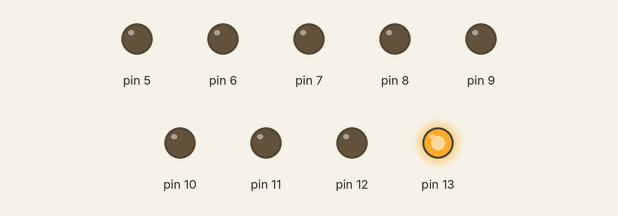
A sketch run on a simulated Arduino Uno, built with avr-gcc and run on an emulated ATmega328P. Parts: output pins drawn as LEDs (lit = HIGH).

Above: at 0.02 s.
At 2.05 s:
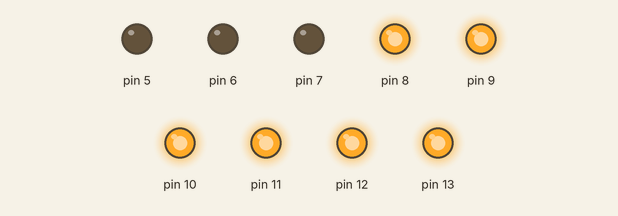
At 2.45 s:
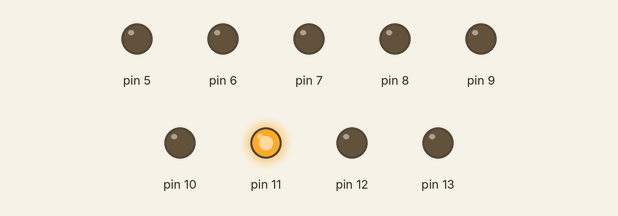
At 3.5 s:
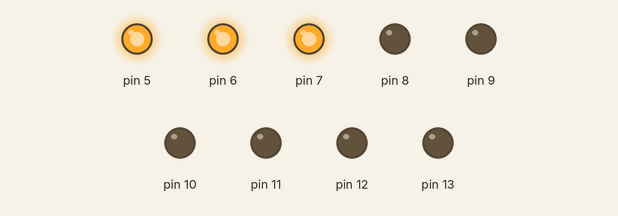
At 5.95 s:
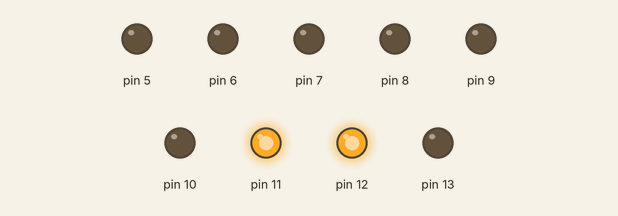
At 8.15 s:
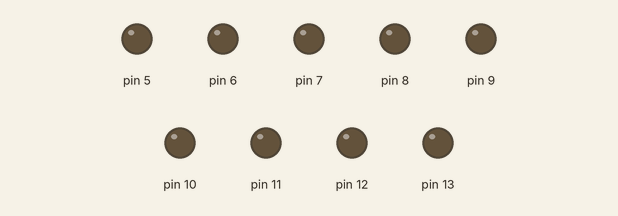
Timing chart, 0 to 8.4 s (numbered marks = the images above):
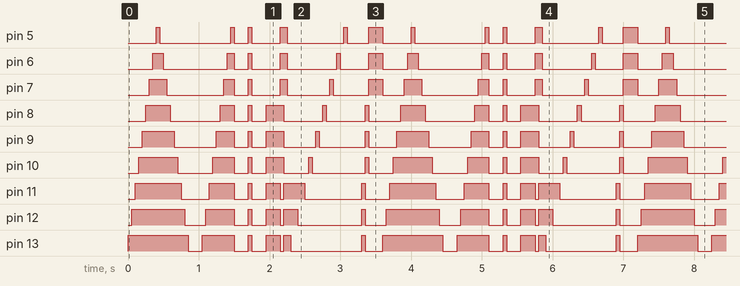

The sketch:

ledcube.ino
```cpp
void setup() {
  // put your setup code here, to run once:
  pinMode(13,OUTPUT);
  pinMode(12,OUTPUT);
  pinMode(11,OUTPUT);
  pinMode(10,OUTPUT);
  pinMode(9,OUTPUT);
  pinMode(8,OUTPUT);
  pinMode(7,OUTPUT);
  pinMode(6,OUTPUT);
  pinMode(5,OUTPUT);
}

void loop() {
  // put your main code here, to run repeatedly:
  //ALTHOUGH LOOKING AT THE LD CUBE IT MAY SEEM A DAUNTING TASK TO CODE BUT THE CODE IS VERY SIMPLE
  //I HAVE JUST SWITCHED ON AND OFF THE PINS AT DIFFERENT PATTERNS AND WE GRT THIS BRILLIANT PATTERNS
  //IT IS ALSO THAT THE DELAY TIME I HAVE USED IS 50 MILISEC WHICH IN A WAY IS CONTRIBUTING TO THE PATTER DUE TO THE PHENOMENON OF PERSISTENCE OF VISION
  //THE REAL HARD WORK WAS ON SOLDERING THE LEDS TOGETHER
  //3*3*3 LED CUBE IS EASY
  //8*8*8 REQUIRES A LOT MORE EFFORT AND THERE U GET TO USE A LOT OF TOOLS LIKE:
  //1.MULTIPLEXER
  //2.512 LEDS
  //3.NPN TRANSISTORS
  //4.RESISTORS
  //5.SMPS
  //6.PERFORATED BOARDS
  //PATTERN 1
 digitalWrite(13,HIGH);
 delay(50);
 digitalWrite(12,HIGH);
 delay(50);
 digitalWrite(11,HIGH);
 delay(50);
 digitalWrite(10,HIGH);
 delay(50);
 digitalWrite(9,HIGH);
 delay(50);
 digitalWrite(8,HIGH);
 delay(50);
 digitalWrite(7,HIGH);
 delay(50);
 digitalWrite(6,HIGH);
 delay(50);
 digitalWrite(5,HIGH);
 delay(50);
digitalWrite(5,0);
 delay(50);
 digitalWrite(6,0);
 delay(50);
 digitalWrite(7,0);
 delay(50);
 digitalWrite(8,0);
 delay(50);
 digitalWrite(9,0);
 delay(50);
 digitalWrite(10,0);
 delay(50);
 digitalWrite(11,0);
 delay(50);
 digitalWrite(12,0);
 delay(50);
 digitalWrite(13,0);
 delay(200);
 //pattern2
 digitalWrite(13,HIGH);
delay(50);
digitalWrite(12,HIGH);
delay(50);
digitalWrite(11,HIGH);
delay(50);
digitalWrite(10,HIGH);
delay(50);
digitalWrite(9,HIGH);
delay(50);
digitalWrite(8,HIGH);
delay(50);
digitalWrite(7,HIGH);
delay(50);
digitalWrite(6,HIGH);
delay(50);
digitalWrite(5,HIGH);
delay(50);
digitalWrite(13,0);
digitalWrite(12,0);
digitalWrite(11,0);
digitalWrite(10,0);
digitalWrite(9,0);
digitalWrite(8,0);
digitalWrite(7,0);
digitalWrite(6,0);
digitalWrite(5,0);
delay(200);
//PATTERN3
 digitalWrite(13,HIGH);
//delay(100);
digitalWrite(12,HIGH);
//delay(100);
digitalWrite(11,HIGH);
//delay(100);
digitalWrite(10,HIGH);
//delay(100);
digitalWrite(9,HIGH);
//delay(100);
digitalWrite(8,HIGH);
//delay(100);
digitalWrite(7,HIGH);
//delay(100);
digitalWrite(6,HIGH);
//delay(100);
digitalWrite(5,HIGH);
delay(50);
digitalWrite(13,0);
digitalWrite(12,0);
digitalWrite(11,0);
digitalWrite(10,0);
digitalWrite(9,0);
digitalWrite(8,0);
digitalWrite(7,0);
digitalWrite(6,0);
digitalWrite(5,0);
delay(200);
//pattern4
 digitalWrite(13,HIGH);
//delay(100);
digitalWrite(12,HIGH);
//delay(100);
digitalWrite(11,HIGH);
digitalWrite(10,HIGH);
//delay(100);
digitalWrite(9,HIGH);
//delay(100);
digitalWrite(8,HIGH);
//delay(100);
delay(200);
digitalWrite(13,0);
digitalWrite(12,0);
digitalWrite(11,0);
 digitalWrite(7,HIGH);
//delay(100);
digitalWrite(6,HIGH);
//delay(100);
digitalWrite(5,HIGH);

//delay(100);
delay(50);
digitalWrite(10,0);
digitalWrite(9,0);
digitalWrite(8,0);
 digitalWrite(13,HIGH);
//delay(100);
digitalWrite(12,HIGH);
//delay(100);
digitalWrite(11,HIGH);
delay(50);
digitalWrite(7,0);
digitalWrite(6,0);
digitalWrite(5,0);
//pattern5
digitalWrite(13,HIGH);
delay(50);
 digitalWrite(13,LOW);
delay(50);
 digitalWrite(12,HIGH);
delay(50);
 digitalWrite(12,LOW);
delay(50);
 digitalWrite(11,HIGH);
delay(50);
 digitalWrite(11,LOW);
delay(50);
 digitalWrite(10,HIGH);
delay(50);
 digitalWrite(10,LOW);
delay(50);
 digitalWrite(9,HIGH);
delay(50);
 digitalWrite(9,LOW);
delay(50);
 digitalWrite(8,HIGH);
delay(50);
 digitalWrite(8,LOW);
delay(50);
digitalWrite(7,HIGH);
delay(50);
 digitalWrite(7,LOW);
delay(50);digitalWrite(6,HIGH);
delay(50);
 digitalWrite(6,LOW);
delay(50);digitalWrite(5,HIGH);
delay(50);
 digitalWrite(5 ,LOW);
delay(200);
//pattern6
  digitalWrite(13,HIGH);
//delay(100);
digitalWrite(12,HIGH);
//delay(100);
digitalWrite(11,HIGH);
delay(50);
digitalWrite(13,0);
digitalWrite(12,0);
digitalWrite(11,0);
 digitalWrite(9,HIGH);
//delay(100);
digitalWrite(8,HIGH);
//delay(100);
digitalWrite(10,HIGH);
delay(50);
digitalWrite(9,0);
digitalWrite(8,0);
digitalWrite(10,0);

 digitalWrite(7,HIGH);
//delay(100);
digitalWrite(6,HIGH);
//delay(100);
digitalWrite(5,HIGH);
delay(200);
digitalWrite(7,0);
digitalWrite(6,0);
digitalWrite(5,0);
}
//ABOUT MY LED CUBE:
//1.HAVEN'T USED ANY RESISTORS..SUD HAVE USED BUT DIDNT DO IT.
//2.I HAVE USED CLEAR LEDS...TO MAKE IT MORE PERFECT SHOULD HAVE USED DIFFUES LEDS
//3.SINCE IT WAS MY FIRST SHOT AT DOING THINGS PRACTICALLY THE SOLDERING DONE BY ME AND ZIKO ISNT PERFECT

//CONDITION OF CUBE AT THE LAST WORKING TIME:
//1.THE CUBE WAS WORKING PERFECTLY..
//2.THERE WERE A FEW FUSED LEDS...NOTHING TO DO ABOUT THEM CANT BE REPLACED AFTER THE CUBE IS ALREADY MADE..THATS THE DOWNSIDE OF THIS TYPE OF LED CUBES
//3.THE SOLDERING CAME OFF IN TWO JOINTS
//4.THE SOLDERING AT THE JOINTS SHOULD BE TAKEN CARE OFF AT THE NEXT TIME REPAIRING
//5.SORRY FOR THE WRONG ENGLISH USED HERE

//TECHNIQUE FOR MY PROJECT:
//1.THERE IS A COMMON GROUND FOR ALL THE LEDS..THAT IS ALL THE 3 LAYERS ARE CONNECTED TOGETHER AND GROUNDED
//2.IN A LAYER THE CATHODES ARE CONNECTED AND ALL OF THEM ARE CONNECTED TOGETHER TO THE COMMON GROUND
//3.IN A COLUMN(9 COLUMNS) OVERALL WE HAVE THE ANODES CONNECTED
//4.EACH OF THE 9 COLUMNS.THAT IS ALL THE 9 ANODE ROWS ARE CONNECTED TO PINS 13,11,10,8,9,7,6,5,4
//5.THUS THE PATH OF THE CURRENT IS FROM ONE COLUMS OF LEDS TO THE COMMON GROUND
//6.BASICALLY HERE WE ARE CONTROLLING EACH COLUMN INSTEAD OF CONTROLLING EACH LED
//7.THIS IS AN ABSOLUTE BEGINNER LEVEL PROJECT.
//8.AT THE NEXT TRY I SHOULD TRY TO CONTROL EACH OF THE LEDS INSTEAD OF CONTROLLING ONE COLUMN TOGETHER
//9.BUT EVEN THAT IS EASY AS INSTEAD OF CONNECTING ALL THE LAYERS TO THE COMMON GROUND WE SHOULD HAVE CONNECTED EACH OF THE LAYERS SEPARATELY TO A COMMON GROUND.
//9.FOR THAT THE BREADBOARD WOULD HAVE BEEN USED

//LEARNT A LOT FROM HERE...WAY FORWARD IS 4*4*4 CUBE OR 8*8*8 CUBE?????
```

Measured:
- by itself, pin 8: repeats every 3.6 s: LOW 0.70 s, HIGH 0.20 s, LOW 0.20 s, HIGH 0.05 s, LOW 0.20 s, HIGH 0.25 s, 2 × (LOW 0.55 s, HIGH 0.05 s), LOW 0.45 s, HIGH 0.35 s
- by itself, pin 5: repeats every 3.6 s: LOW 1.0 s, HIGH 0.05 s, LOW 0.20 s, HIGH 0.05 s, LOW 0.40 s, HIGH 0.10 s, LOW 0.80 s, HIGH 0.05 s, LOW 0.30 s, HIGH 0.20 s, LOW 0.40 s, HIGH 0.05 s
- by itself, everything shown: repeats every 3.6 s, in 52 steps
